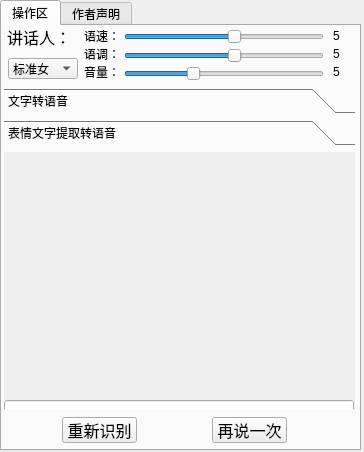
<?xml version="1.0" encoding="UTF-8"?>
<ui version="4.0">
 <class>du_Ui</class>
 <widget class="QMainWindow" name="du_Ui">
  <property name="geometry">
   <rect>
    <x>0</x>
    <y>0</y>
    <width>364</width>
    <height>452</height>
   </rect>
  </property>
  <property name="windowTitle">
   <string>XTTS by Eastlovsky</string>
  </property>
  <widget class="QWidget" name="centralwidget">
   <widget class="QTabWidget" name="tabWidget">
    <property name="geometry">
     <rect>
      <x>0</x>
      <y>0</y>
      <width>361</width>
      <height>451</height>
     </rect>
    </property>
    <property name="currentIndex">
     <number>0</number>
    </property>
    <widget class="QWidget" name="tab">
     <attribute name="title">
      <string>操作区</string>
     </attribute>
     <widget class="QToolBox" name="toolBox">
      <property name="geometry">
       <rect>
        <x>2</x>
        <y>62</y>
        <width>351</width>
        <height>321</height>
       </rect>
      </property>
      <property name="currentIndex">
       <number>1</number>
      </property>
      <widget class="QWidget" name="page">
       <property name="geometry">
        <rect>
         <x>0</x>
         <y>0</y>
         <width>351</width>
         <height>269</height>
        </rect>
       </property>
       <attribute name="label">
        <string>文字转语音</string>
       </attribute>
       <widget class="QTextEdit" name="textEdit">
        <property name="geometry">
         <rect>
          <x>0</x>
          <y>-2</y>
          <width>351</width>
          <height>311</height>
         </rect>
        </property>
        <property name="font">
         <font>
          <family>Arial</family>
          <pointsize>18</pointsize>
         </font>
        </property>
        <property name="readOnly">
         <bool>true</bool>
        </property>
       </widget>
       <widget class="QLabel" name="label_7">
        <property name="geometry">
         <rect>
          <x>0</x>
          <y>317</y>
          <width>350</width>
          <height>12</height>
         </rect>
        </property>
        <property name="text">
         <string>duinfo</string>
        </property>
       </widget>
      </widget>
      <widget class="QWidget" name="page_2">
       <property name="geometry">
        <rect>
         <x>0</x>
         <y>0</y>
         <width>351</width>
         <height>269</height>
        </rect>
       </property>
       <attribute name="label">
        <string>表情文字提取转语音</string>
       </attribute>
       <widget class="QLineEdit" name="lineEdit">
        <property name="geometry">
         <rect>
          <x>0</x>
          <y>248</y>
          <width>350</width>
          <height>21</height>
         </rect>
        </property>
       </widget>
       <widget class="QLabel" name="label_2">
        <property name="geometry">
         <rect>
          <x>0</x>
          <y>0</y>
          <width>351</width>
          <height>241</height>
         </rect>
        </property>
        <property name="autoFillBackground">
         <bool>false</bool>
        </property>
        <property name="frameShadow">
         <enum>QFrame::Plain</enum>
        </property>
        <property name="midLineWidth">
         <number>0</number>
        </property>
        <property name="text">
         <string>&lt;!DOCTYPE HTML PUBLIC &quot;-//W3C//DTD HTML 4.0//EN&quot; &quot;http://www.w3.org/TR/REC-html40/strict.dtd&quot;&gt;
&lt;html&gt;&lt;head&gt;&lt;meta name=&quot;qrichtext&quot; content=&quot;1&quot; /&gt;&lt;style type=&quot;text/css&quot;&gt;
p, li { white-space: pre-wrap; }
&lt;/style&gt;&lt;/head&gt;&lt;body style=&quot; font-family:'SimSun'; font-size:9pt; font-weight:400; font-style:normal;&quot;&gt;
&lt;p style=&quot;-qt-paragraph-type:empty; margin-top:0px; margin-bottom:0px; margin-left:0px; margin-right:0px; -qt-block-indent:0; text-indent:0px;&quot;&gt;&lt;br /&gt;&lt;/p&gt;&lt;/body&gt;&lt;/html&gt;</string>
        </property>
        <property name="textFormat">
         <enum>Qt::AutoText</enum>
        </property>
        <property name="wordWrap">
         <bool>false</bool>
        </property>
       </widget>
      </widget>
     </widget>
     <widget class="QLabel" name="label_3">
      <property name="geometry">
       <rect>
        <x>5</x>
        <y>1</y>
        <width>61</width>
        <height>20</height>
       </rect>
      </property>
      <property name="font">
       <font>
        <family>Arial</family>
        <pointsize>12</pointsize>
       </font>
      </property>
      <property name="text">
       <string>讲话人：</string>
      </property>
     </widget>
     <widget class="QSlider" name="horizontalSlider_2">
      <property name="geometry">
       <rect>
        <x>122</x>
        <y>22</y>
        <width>200</width>
        <height>16</height>
       </rect>
      </property>
      <property name="maximum">
       <number>9</number>
      </property>
      <property name="value">
       <number>5</number>
      </property>
      <property name="orientation">
       <enum>Qt::Horizontal</enum>
      </property>
     </widget>
     <widget class="QLabel" name="label_4">
      <property name="geometry">
       <rect>
        <x>82</x>
        <y>2</y>
        <width>36</width>
        <height>16</height>
       </rect>
      </property>
      <property name="text">
       <string>语速：</string>
      </property>
     </widget>
     <widget class="QLabel" name="label_6">
      <property name="geometry">
       <rect>
        <x>82</x>
        <y>38</y>
        <width>36</width>
        <height>16</height>
       </rect>
      </property>
      <property name="text">
       <string>音量：</string>
      </property>
     </widget>
     <widget class="QLabel" name="label_8">
      <property name="geometry">
       <rect>
        <x>331</x>
        <y>2</y>
        <width>20</width>
        <height>16</height>
       </rect>
      </property>
      <property name="text">
       <string>5</string>
      </property>
     </widget>
     <widget class="QSlider" name="horizontalSlider">
      <property name="geometry">
       <rect>
        <x>122</x>
        <y>3</y>
        <width>200</width>
        <height>16</height>
       </rect>
      </property>
      <property name="maximum">
       <number>9</number>
      </property>
      <property name="value">
       <number>5</number>
      </property>
      <property name="orientation">
       <enum>Qt::Horizontal</enum>
      </property>
     </widget>
     <widget class="QLabel" name="label_9">
      <property name="geometry">
       <rect>
        <x>331</x>
        <y>20</y>
        <width>20</width>
        <height>16</height>
       </rect>
      </property>
      <property name="text">
       <string>5</string>
      </property>
     </widget>
     <widget class="QLabel" name="label_10">
      <property name="geometry">
       <rect>
        <x>331</x>
        <y>38</y>
        <width>20</width>
        <height>16</height>
       </rect>
      </property>
      <property name="text">
       <string>5</string>
      </property>
     </widget>
     <widget class="QComboBox" name="comboBox">
      <property name="geometry">
       <rect>
        <x>6</x>
        <y>32</y>
        <width>70</width>
        <height>21</height>
       </rect>
      </property>
      <property name="editable">
       <bool>false</bool>
      </property>
      <property name="currentIndex">
       <number>0</number>
      </property>
      <item>
       <property name="text">
        <string>标准女</string>
       </property>
      </item>
      <item>
       <property name="text">
        <string>标准男</string>
       </property>
      </item>
      <item>
       <property name="text">
        <string>-------</string>
       </property>
      </item>
      <item>
       <property name="text">
        <string>度逍遥</string>
       </property>
      </item>
      <item>
       <property name="text">
        <string>度丫丫</string>
       </property>
      </item>
     </widget>
     <widget class="QLabel" name="label_5">
      <property name="geometry">
       <rect>
        <x>82</x>
        <y>20</y>
        <width>36</width>
        <height>16</height>
       </rect>
      </property>
      <property name="text">
       <string>语调：</string>
      </property>
     </widget>
     <widget class="QSlider" name="horizontalSlider_3">
      <property name="geometry">
       <rect>
        <x>122</x>
        <y>40</y>
        <width>200</width>
        <height>16</height>
       </rect>
      </property>
      <property name="maximum">
       <number>15</number>
      </property>
      <property name="value">
       <number>5</number>
      </property>
      <property name="orientation">
       <enum>Qt::Horizontal</enum>
      </property>
     </widget>
     <widget class="QPushButton" name="pushButton">
      <property name="geometry">
       <rect>
        <x>210</x>
        <y>391</y>
        <width>75</width>
        <height>26</height>
       </rect>
      </property>
      <property name="font">
       <font>
        <family>Arial</family>
        <pointsize>12</pointsize>
       </font>
      </property>
      <property name="text">
       <string>再说一次</string>
      </property>
     </widget>
     <widget class="QPushButton" name="pushButton_3">
      <property name="geometry">
       <rect>
        <x>60</x>
        <y>391</y>
        <width>75</width>
        <height>26</height>
       </rect>
      </property>
      <property name="font">
       <font>
        <family>Arial</family>
        <pointsize>12</pointsize>
       </font>
      </property>
      <property name="text">
       <string>重新识别</string>
      </property>
     </widget>
    </widget>
    <widget class="QWidget" name="tab_2">
     <attribute name="title">
      <string>作者声明</string>
     </attribute>
     <widget class="QLabel" name="label">
      <property name="geometry">
       <rect>
        <x>20</x>
        <y>20</y>
        <width>291</width>
        <height>321</height>
       </rect>
      </property>
      <property name="text">
       <string>&lt;html&gt;&lt;head/&gt;&lt;body&gt;&lt;p&gt;&lt;span style=&quot; font-size:10pt;&quot;&gt;声明：感谢以下技术&lt;/span&gt;&lt;/p&gt;&lt;p&gt;&lt;span style=&quot; font-size:10pt;&quot;&gt;Python v2.7.14&lt;/span&gt;&lt;/p&gt;&lt;p&gt;&lt;span style=&quot; font-size:10pt;&quot;&gt;百度大脑（图文识别）baidu-aip v1.6.6.0&lt;/span&gt;&lt;/p&gt;&lt;p&gt;PYQT v4.11.4&lt;/p&gt;&lt;p&gt;pypinyin v0.25.0&lt;/p&gt;&lt;p&gt;PIL v1.1.7&lt;/p&gt;&lt;p&gt;playsound v1.2.2&lt;/p&gt;&lt;p&gt;PyInstaller v3.3&lt;/p&gt;&lt;p&gt;&lt;br/&gt;&lt;/p&gt;&lt;p&gt;&lt;span style=&quot; font-size:10pt;&quot;&gt;&lt;br/&gt;作者：Eastlovsky&lt;/span&gt;&lt;/p&gt;&lt;p&gt;&lt;span style=&quot; font-size:10pt;&quot;&gt;软件用户QQ群：&lt;/span&gt;&lt;a href=&quot;https://jq.qq.com/?_wv=1027&amp;amp;k=53cjppp&quot;&gt;&lt;span style=&quot; text-decoration: underline; color:#0000ff;&quot;&gt;490341642&lt;/span&gt;&lt;/a&gt;&lt;/p&gt;&lt;/body&gt;&lt;/html&gt;</string>
      </property>
     </widget>
    </widget>
   </widget>
  </widget>
 </widget>
 <resources/>
 <connections/>
</ui>
